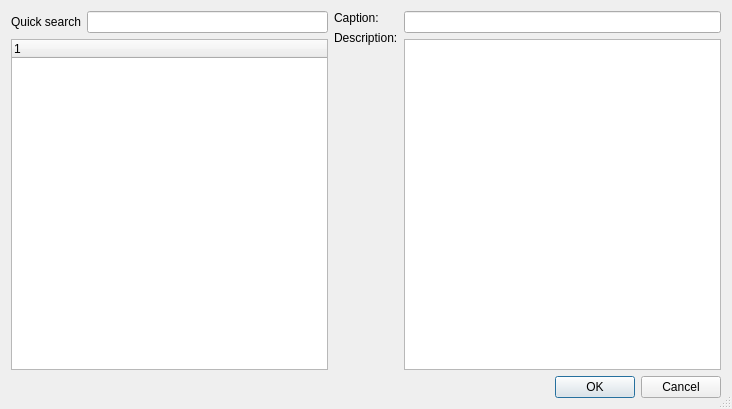
<?xml version="1.0" encoding="UTF-8"?>
<ui version="4.0">
 <class>ChooseUfbDialog</class>
 <widget class="QDialog" name="ChooseUfbDialog">
  <property name="geometry">
   <rect>
    <x>0</x>
    <y>0</y>
    <width>732</width>
    <height>409</height>
   </rect>
  </property>
  <property name="windowTitle">
   <string>Choose UFB element</string>
  </property>
  <property name="sizeGripEnabled">
   <bool>true</bool>
  </property>
  <layout class="QVBoxLayout" name="verticalLayout_4">
   <item>
    <layout class="QHBoxLayout" name="horizontalLayout_2">
     <item>
      <layout class="QVBoxLayout" name="verticalLayout">
       <item>
        <layout class="QHBoxLayout" name="horizontalLayout">
         <item>
          <widget class="QLabel" name="l_quickSearch">
           <property name="text">
            <string>Quick search</string>
           </property>
          </widget>
         </item>
         <item>
          <widget class="QLineEdit" name="quickSearch"/>
         </item>
        </layout>
       </item>
       <item>
        <widget class="QTreeWidget" name="ufbElements">
         <column>
          <property name="text">
           <string notr="true">1</string>
          </property>
         </column>
        </widget>
       </item>
      </layout>
     </item>
     <item>
      <layout class="QVBoxLayout" name="verticalLayout_2">
       <item>
        <widget class="QLabel" name="l_caption">
         <property name="text">
          <string>Caption:</string>
         </property>
        </widget>
       </item>
       <item>
        <widget class="QLabel" name="l_description">
         <property name="text">
          <string>Description:</string>
         </property>
        </widget>
       </item>
       <item>
        <spacer name="verticalSpacer">
         <property name="orientation">
          <enum>Qt::Vertical</enum>
         </property>
         <property name="sizeHint" stdset="0">
          <size>
           <width>20</width>
           <height>40</height>
          </size>
         </property>
        </spacer>
       </item>
      </layout>
     </item>
     <item>
      <layout class="QVBoxLayout" name="verticalLayout_3">
       <item>
        <widget class="QLineEdit" name="caption"/>
       </item>
       <item>
        <widget class="QPlainTextEdit" name="description"/>
       </item>
      </layout>
     </item>
    </layout>
   </item>
   <item>
    <layout class="QHBoxLayout" name="horizontalLayout_3">
     <item>
      <spacer name="horizontalSpacer">
       <property name="orientation">
        <enum>Qt::Horizontal</enum>
       </property>
       <property name="sizeHint" stdset="0">
        <size>
         <width>40</width>
         <height>20</height>
        </size>
       </property>
      </spacer>
     </item>
     <item>
      <widget class="QPushButton" name="ok">
       <property name="text">
        <string>OK</string>
       </property>
      </widget>
     </item>
     <item>
      <widget class="QPushButton" name="cancel">
       <property name="text">
        <string>Cancel</string>
       </property>
      </widget>
     </item>
    </layout>
   </item>
  </layout>
  <zorder></zorder>
  <zorder></zorder>
 </widget>
 <resources/>
 <connections/>
</ui>
